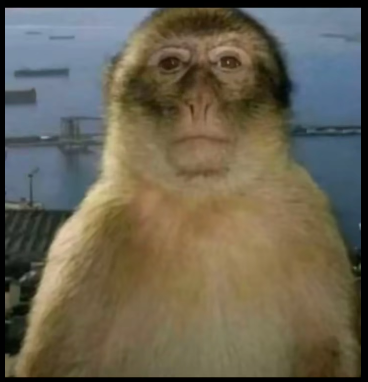
#> input picture react_idle.png, 368 x 382 px
$ python deteksitepi.py   (older library calls are emulated)
#> lines starting #> are read from the running program, lines starting #| are printed output that depends on the picture; after the words box and inside, x2 and y2 are one past the last pixel; in counts of white or black regions, pixels touching at a corner belong together
# -------------------------------------------------------------------
# PROGRAM PYTHON KOMPREHENSIF - PENGOLAHAN CITRA DIGITAL
# Materi: PERTEMUAN 7 - DETEKSI TEPI DAN SEGMENTASI WARNA
# Ryan Hidayat.
#
# Program ini akan mendemonstrasikan 5 teknik:
# 1. Deteksi Tepi - Sobel
# 2. Deteksi Tepi - Prewitt
# 3. Deteksi Tepi - Canny
# 4. Segmentasi Warna - K-Means Clustering
# 5. Segmentasi Warna - Thresholding HSV
# -------------------------------------------------------------------

import cv2
import numpy as np
import matplotlib.pyplot as plt
from sklearn.cluster import KMeans


# --- FUNGSI BANTU UNTUK MENAMPILKAN GAMBAR ---
# Dibuat agar lebih rapi saat menampilkan banyak gambar
def tampilkan_hasil(judul_jendela, daftar_gambar, baris, kolom):
    """
    Fungsi helper untuk menampilkan beberapa gambar menggunakan Matplotlib.

    Args:
        judul_jendela (str): Judul untuk jendela plot.
        daftar_gambar (list): List berisi tuple (judul_gambar, gambar).
        baris (int): Jumlah baris di subplot.
        kolom (int): Jumlah kolom di subplot.
    """
    plt.figure(figsize=(kolom * 5, baris * 4))
    plt.suptitle(judul_jendela, fontsize=16)

    for i, (judul, gambar) in enumerate(daftar_gambar):
        plt.subplot(baris, kolom, i + 1)
        plt.title(judul)

        # Cek apakah gambar grayscale atau color
        if len(gambar.shape) == 2:
            plt.imshow(gambar, cmap='gray')
        else:
            # Asumsikan gambar dalam format RGB untuk matplotlib
            plt.imshow(gambar)

        plt.axis('off')

    plt.tight_layout(rect=[0, 0.03, 1, 0.95])
    plt.show()


# --- FUNGSI UTAMA (MAIN) ---
def main():
    # --- 1. PERSIAPAN DAN MEMBACA CITRA ---
    nama_file_gambar = 'react_idle.png'  # Coba gunakan gambar 'gw.jpg' atau 'kota4.png' dari dokuenm

    # Membaca citra dalam mode WARNA (BGR)
    image_bgr = cv2.imread(nama_file_gambar)
#> image_bgr is the input picture: shape (382, 368, 3); mean B, G, R 82, 99.1, 105.6


    # Konversi ke RGB untuk Matplotlib dan K-Means [cite: 274, 382]
    image_rgb = cv2.cvtColor(image_bgr, cv2.COLOR_BGR2RGB)

    # Konversi ke Grayscale untuk Deteksi Tepi [cite: 20]
    image_gray = cv2.cvtColor(image_bgr, cv2.COLOR_BGR2GRAY)
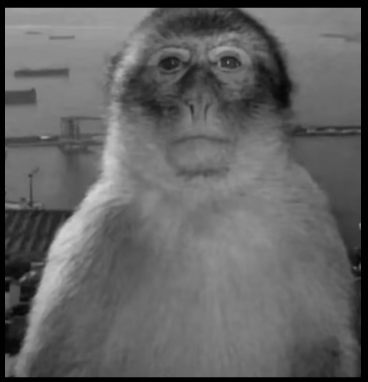
#> image_gray: shape (382, 368); min 0, max 210, mean 99.1

    print("Memproses gambar...")

    # =================================================================
    # BAGIAN A: DETEKSI TEPI (SOBEL, PREWITT, CANNY)
    # =================================================================

    # --- 2. DETEKSI TEPI - OPERATOR SOBEL [cite: 10, 33] ---
    # Terapkan Sobel X dan Y [cite: 34, 35]
    sobel_x = cv2.Sobel(image_gray, cv2.CV_64F, 1, 0, ksize=5)
    sobel_y = cv2.Sobel(image_gray, cv2.CV_64F, 0, 1, ksize=5)
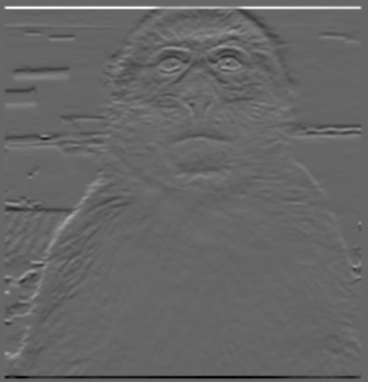
#> sobel_y: shape (382, 368) float64; min -5291, max 7827, mean 0; drawn with min black and max white
    # Hitung magnitudo [cite: 36]
    sobel_magnitude = np.sqrt(sobel_x ** 2 + sobel_y ** 2)
    sobel_hasil = cv2.convertScaleAbs(sobel_magnitude)  # [cite: 38]
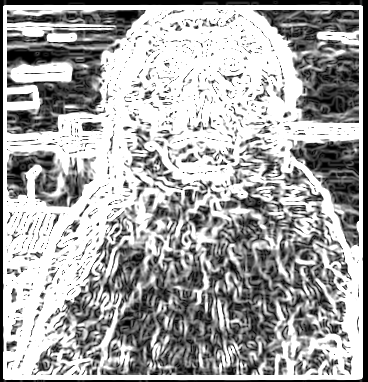
#> sobel_hasil: shape (382, 368); min 0, max 255, mean 167.4

    # --- 3. DETEKSI TEPI - OPERATOR PREWITT [cite: 75, 98] ---
    # Definisikan kernel Prewitt
    kernel_prewitt_x = np.array([[-1, 0, 1], [-1, 0, 1], [-1, 0, 1]], dtype=np.float32)
    kernel_prewitt_y = np.array([[1, 1, 1], [0, 0, 0], [-1, -1, -1]], dtype=np.float32)

    # Terapkan filter Prewitt X dan Y
    prewitt_x = cv2.filter2D(image_gray.astype(np.float32), -1, kernel_prewitt_x)
    prewitt_y = cv2.filter2D(image_gray.astype(np.float32), -1, kernel_prewitt_y)
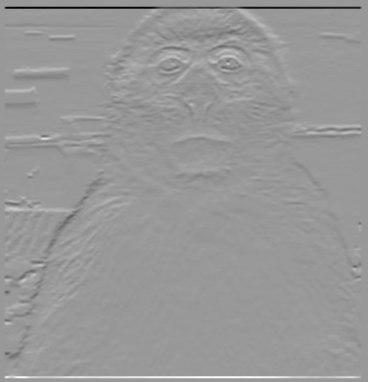
#> prewitt_y: shape (382, 368) float32; min -490, max 330, mean 0; drawn with min black and max white

    # Hitung magnitudo [cite: 111]
    prewitt_magnitude = np.sqrt(prewitt_x ** 2 + prewitt_y ** 2)
    prewitt_hasil = cv2.convertScaleAbs(prewitt_magnitude)  # [cite: 113]

    # --- 4. DETEKSI TEPI - METODE CANNY [cite: 167, 195] ---
    # Terapkan Canny dengan threshold medium
    canny_hasil = cv2.Canny(image_gray, threshold1=100, threshold2=200)
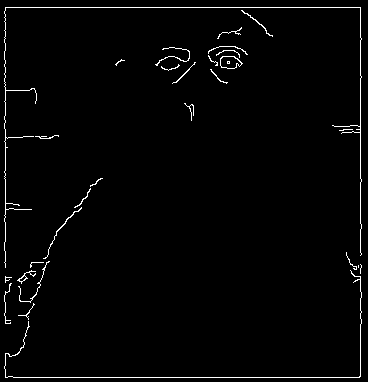
#> canny_hasil: shape (382, 368); 1.9% white in thin lines or dots

    # --- 5. TAMPILKAN HASIL DETEKSI TEPI ---
    daftar_gambar_tepi = [
        ('Citra Asli (Grayscale)', image_gray),
        ('Hasil Sobel', sobel_hasil),
        ('Hasil Prewitt', prewitt_hasil),
        ('Hasil Canny', canny_hasil)
    ]
    tampilkan_hasil('Hasil Deteksi Tepi (Pertemuan 7)', daftar_gambar_tepi, 2, 2)
#> the loop in tampilkan_hasil, `for i, (judul, gambar) in enumerate(daftar_gambar):` made 4 passes
#> judul on passes 1 to 4: 'Citra Asli (Grayscale)', 'Hasil Sobel', 'Hasil Prewitt', 'Hasil Canny'

    # =================================================================
    # BAGIAN B: SEGMENTASI WARNA (K-MEANS, THRESHOLDING)
    # =================================================================

    # --- 6. SEGMENTASI WARNA - K-MEANS CLUSTERING [cite: 253, 290] ---
    # Ubah bentuk citra menjadi 2D (jumlah_piksel, 3)
    pixel_values = image_rgb.reshape((-1, 3))
    pixel_values = np.float32(pixel_values)  # [cite: 292]

    # Tentukan jumlah cluster (K)
    k = 4  # [cite: 294, 313] (Contoh K=4)

    # Terapkan K-Means [cite: 295]
    kmeans = KMeans(n_clusters=k, random_state=0, n_init=10)
    kmeans.fit(pixel_values)  #

    # Ganti piksel dengan warna centroid-nya [cite: 298]
    segmented_colors = kmeans.cluster_centers_[kmeans.labels_]
    # Ubah kembali ke bentuk citra asli [cite: 299, 351]
    kmeans_hasil = segmented_colors.reshape(image_rgb.shape).astype(np.uint8)

    # --- 7. SEGMENTASI WARNA - THRESHOLDING HSV [cite: 364, 399] ---
    # Konversi citra RGB ke HSV
    image_hsv = cv2.cvtColor(image_rgb, cv2.COLOR_RGB2HSV)
#> image_hsv: shape (382, 368, 3); mean H, S, V 46, 97.6, 115.1

    # Tentukan rentang warna (Contoh: warna hijau) [cite: 402, 403]
    # H: 0-180, S: 0-255, V: 0-255 di OpenCV
    lower_hijau = np.array([35, 40, 40])
    upper_hijau = np.array([85, 255, 255])

    # Buat masker (mask)
    hsv_mask = cv2.inRange(image_hsv, lower_hijau, upper_hijau)
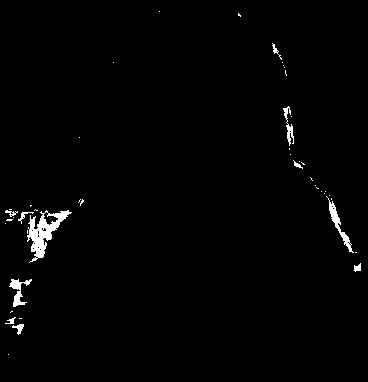
#> hsv_mask: shape (382, 368); 1.4% white; 45 white regions (34 under 20 px), largest, box (x1, y1, x2, y2) and area: (27, 210, 72, 263) 854, (326, 196, 354, 253) 283, (9, 279, 32, 307) 239

    # Terapkan masker ke citra asli (RGB)
    threshold_hasil = cv2.bitwise_and(image_rgb, image_rgb, mask=hsv_mask)

    # --- 8. TAMPILKAN HASIL SEGMENTASI WARNA ---
    daftar_gambar_segmentasi = [
        ('Citra Asli (RGB)', image_rgb),
        (f'Hasil K-Means (K={k})', kmeans_hasil),
        ('Masker HSV (Hijau)', hsv_mask),
        ('Hasil Thresholding (Hijau)', threshold_hasil)
    ]
    tampilkan_hasil('Hasil Segmentasi Warna (Pertemuan 7)', daftar_gambar_segmentasi, 2, 2)
#> call 2 of tampilkan_hasil, with judul_jendela = 'Hasil Segmentasi Warna (Pertemuan 7)', baris = 2, kolom = 2
#> the loop in tampilkan_hasil (call 2), `for i, (judul, gambar) in enumerate(daftar_gambar):` made 4 passes
#> in tampilkan_hasil (call 2), `plt.show()`:
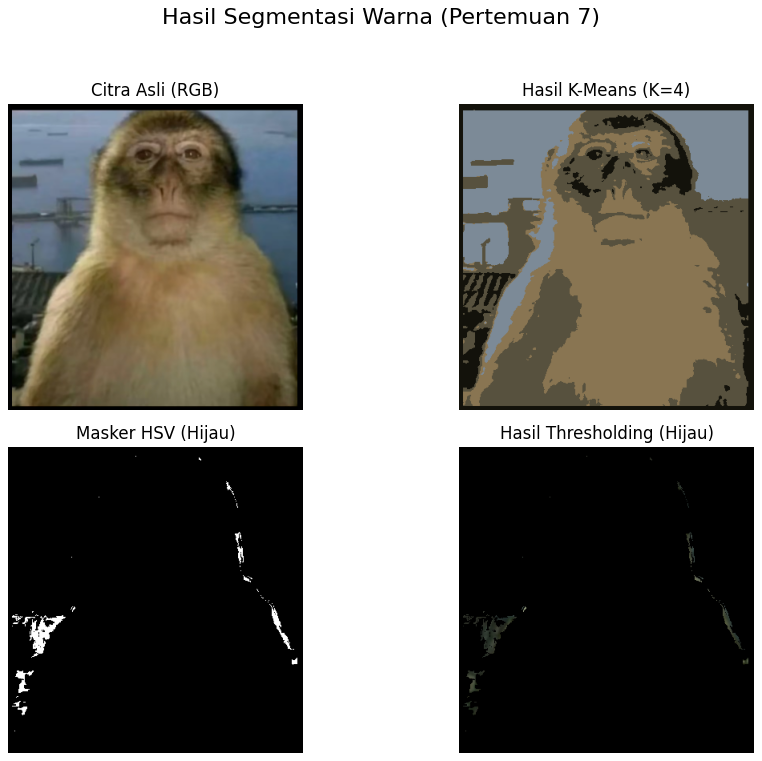
#> figure drawn by matplotlib, 4 panels

    print("Semua proses selesai.")


# --- PANGGIL FUNGSI UTAMA ---
if __name__ == "__main__":
    main()
